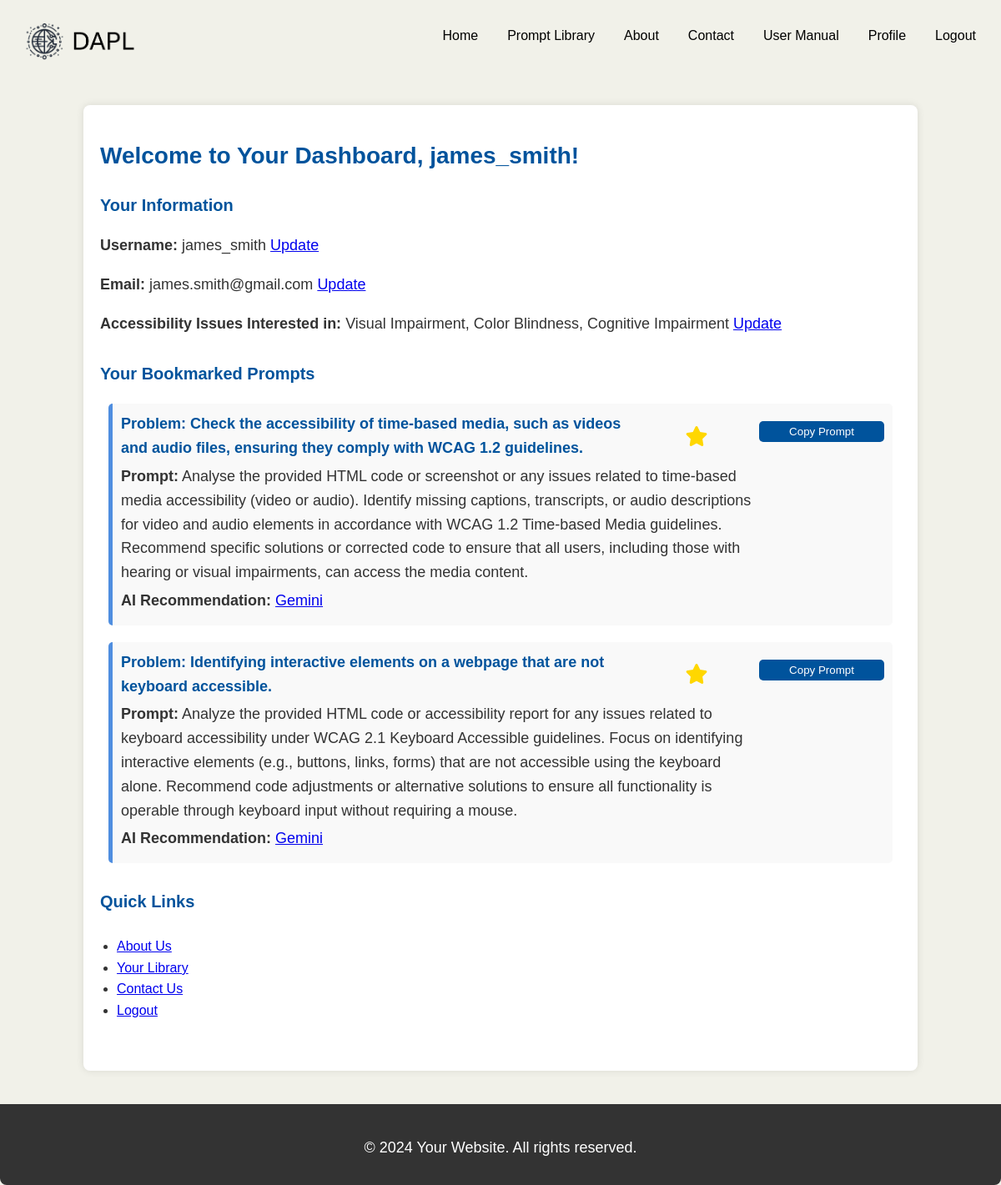
The app's page /dashboard.php (signed in) with its own data.
### tables this page shows
CREATE TABLE `users` (
  `user_id` int(11) NOT NULL,
  `username` varchar(50) NOT NULL,
  `email` varchar(100) NOT NULL,
  `password` varchar(255) NOT NULL,
  `date_created` timestamp NOT NULL DEFAULT current_timestamp(),
  `role` enum('general_user','admin','developer') DEFAULT NULL
);

CREATE TABLE `bookmarks` (
  `id` int(11) NOT NULL,
  `user_id` int(11) NOT NULL,
  `prompt_id` int(11) NOT NULL
);

CREATE TABLE `prompts` (
  `id` int(11) NOT NULL,
  `problem` varchar(255) DEFAULT NULL,
  `prompt_text` text NOT NULL,
  `ai_recommendation` varchar(255) DEFAULT NULL,
  `guideline` varchar(10) DEFAULT NULL,
  `ai_link` varchar(255) DEFAULT NULL,
  `ai_description` text DEFAULT NULL
);

### dashboard.php (the view, shortened to what this page needs)
<?php
include('config.php');
$user_id = $_SESSION['user_id'];
$stmt = $conn->prepare("SELECT username, email, role FROM users WHERE user_id = ?");
$stmt->bind_param("i", $user_id);
$stmt->execute();
$stmt->bind_result($username, $email, $role);
$issues_stmt = $conn->prepare("
    SELECT ai.issue_name
    FROM accessibility_issues ai
    JOIN user_accessibility ua ON ai.issue_id = ua.issue_id
    WHERE ua.user_id = ?
");
$issues_stmt->bind_param("i", $user_id);
$issues_stmt->execute();
$issues_result = $issues_stmt->get_result();
$issues = [];
while ($row = $issues_result->fetch_assoc()) {
    $issues[] = $row['issue_name'];
}
$bookmarks_stmt = $conn->prepare("
    SELECT p.id, p.problem, p.prompt_text, p.ai_recommendation, p.ai_link, b.id as bookmark_id
    FROM prompts p
    JOIN bookmarks b ON p.id = b.prompt_id
    WHERE b.user_id = ?
");
$bookmarks_stmt->bind_param("i", $user_id);
$bookmarks_stmt->execute();
$bookmarks_result = $bookmarks_stmt->get_result();
$bookmarked_prompts = [];
while ($row = $bookmarks_result->fetch_assoc()) {
    $bookmarked_prompts[] = $row;
}
?>
<!DOCTYPE html>
<html lang="en">
<head>
    <link rel="stylesheet" href="styles.css">
    <link rel="stylesheet" href="https://cdnjs.cloudflare.com/ajax/libs/font-awesome/6.0.0-beta3/css/all.min.css">
</head>
<body>
<?php include('header.php'); ?>
<div class="container">
    <h1>Welcome to Your Dashboard, <?php echo htmlspecialchars($username); ?>!</h1>
    <div class="user-info">
        <h2>Your Information</h2>
        <p><strong>Username:</strong> <?php echo htmlspecialchars($username); ?>
            <a href="editprofile.php?type=username" class="edit-button">Update</a></p>
        <p><strong>Email:</strong> <?php echo htmlspecialchars($email); ?>
            <a href="editprofile.php?type=email" class="edit-button">Update</a></p>
        <p><strong>Accessibility Issues Interested in:</strong> <?php echo implode(', ', array_map('htmlspecialchars', $issues)); ?>
            <a href="editprofile.php?type=issues" class="edit-button">Update</a></p>
    </div>
    <div class="bookmarked-prompts">
        <h2>Your Bookmarked Prompts</h2>
        <?php if (!empty($bookmarked_prompts)): ?>
            <ul class="prompt-list">
                <?php foreach ($bookmarked_prompts as $prompt): ?>
                <li class="prompt-item">
                    <div>
                        <h3>Problem: <?= htmlspecialchars($prompt['problem']) ?>
                            <form method="POST" id="bookmarkForm<?= $prompt['id'] ?>" action="dashboard.php" style="display:inline;">
                                <button type="button" class="bookmark-btn" onclick="confirmToggleBookmark('bookmarkForm<?= $prompt['id'] ?>')">
                                    <i class="fas fa-star <?= $prompt['bookmark_id'] ? 'bookmarked' : '' ?>"></i>
                                </button>
                            </form>
                        </h3>
                        <p id="prompt<?= $prompt['id'] ?>" data-prompt="<?= htmlspecialchars($prompt['prompt_text']) ?>">
                            <strong>Prompt:</strong> <?= htmlspecialchars($prompt['prompt_text']) ?>
                        </p>
                        <p>
                            <strong>AI Recommendation:</strong>
                            <a href="javascript:void(0);" onclick="copyPromptOnClick('prompt<?= $prompt['id'] ?>', '<?= htmlspecialchars($prompt['ai_link']) ?>')">
                                <?= htmlspecialchars($prompt['ai_recommendation']) ?>
                            </a>
                        </p>
                    </div>
                    <div class="prompt-actions">
                        <button onclick="copyPrompt('prompt<?= $prompt['id'] ?>')">Copy Prompt</button>
                    </div>
                </li>
                <?php endforeach; ?>
            </ul>
        <?php else: ?>
            <p>You have no bookmarked prompts yet.</p>
        <?php endif; ?>
    </div>
    <div class="links">
        <h2>Quick Links</h2>
        <ul>
            <li><a href="about.php">About Us</a></li>
            <li><a href="library.php">Your Library</a></li>
            <li><a href="contact.php">Contact Us</a></li>
            <li><a href="logout.php" onclick="return confirmLogout();">Logout</a></li>
        </ul>
    </div>
</div>
<footer>
    <p>&copy; 2024 Your Website. All rights reserved.</p>
</footer>
</body>
</html>

### styles.css (style rules this page uses)
body { font-family: Arial, sans-serif; background-color: #F1F1E9; color: #333; margin: 0; padding: 0; line-height: 1.6; }
.container { width: 80%; margin: auto; padding: 20px; background-color: white; border-radius: 8px; box-shadow: 0 0 10px rgba(0, 0, 0, 0.1); }
h1 { color: #413932; }
h2, h3, h4 { color: #00539CFF; margin-bottom: 15px; }
.prompt-list { list-style-type: none; padding: 0; }
.prompt-item { background-color: #ffffff; margin: 20px 0; padding: 20px; border-radius: 8px; border-left: 5px solid rgb(79, 142, 224); }
footer { background-color: #333; color: white; text-align: center; padding: 20px 0; margin-top: 40px; border-radius: 0 0 8px 8px; }
.container { max-width: 6000px; margin: 0 auto; padding: 20px; background-color: #ffffff; border-radius: 10px; box-shadow: 0 4px 8px rgba(0, 0, 0, 0.1); }
form { display: flex; flex-direction: column; }
button { padding: 10px 15px; background-color: #00539CFF; color: white; border: none; border-radius: 5px; cursor: pointer; }
h2 { font-size: 24px; color: #00539CFF; font-family: Arial, sans-serif; margin-bottom: 15px; }

### dashboard.php (style rules this page uses)
.container { width: 80%; margin: 30px auto; padding: 20px; background-color: white; border-radius: 8px; box-shadow: 0 0 10px rgba(0, 0, 0, 0.1); }
h1 { font-size: 28px; color: #00539CFF; margin-bottom: 20px; text-align: left; }
.user-info, .bookmarked-prompts, .links { margin-bottom: 30px; }
h2 { color: #00539CFF; margin-bottom: 15px; font-size: 20px; }
p { font-size: 18px; margin-bottom: 10px; }
.prompt-list { list-style-type: none; padding: 0; }
.prompt-item { background-color: #f9f9f9; margin-bottom: 10px; padding: 10px; border-radius: 5px; display: flex; justify-content: space-between; align-items: flex-start; }
.prompt-item h3 { margin: 0; font-size: 18px; display: flex; align-items: center; }
.prompt-item h3 .bookmark-btn { margin-left: 10px; background: none; border: none; cursor: pointer; }
.prompt-item h3 .bookmark-btn i { font-size: 24px; color: #ccc; }
.prompt-item h3 .bookmark-btn i.bookmarked { color: gold; }
.prompt-item p { margin: 5px 0; }
.prompt-actions { margin-top: 10px; }
.prompt-item button { padding: 5px 15px; background-color: #00539CFF; color: white; border: none; border-radius: 5px; cursor: pointer; width: 150px; }
ul { margin: 10px; padding: 10px; }

### records on screen
users: username "james_smith", email "james.smith@gmail.com"
bookmarks: prompt.problem "Check the accessibility of time-based media, such as videos and audio files, ensuring they comply with WCAG 1.2 guidelines.", prompt.prompt_text "Analyse the provided HTML code or screenshot or any issues related to time-based media accessibility (video or audio). Identify missing captions, transcripts, or audio descriptions for video and audio elements in accordance with WCAG 1.2 Time-based Media guidelines. Recommend specific solutions or corrected code to ensure that all users, including those with hearing or visual impairments, can access the media content.", prompt.ai_recommendation "Gemini"
bookmarks: prompt.problem "Identifying interactive elements on a webpage that are not keyboard accessible.", prompt.prompt_text "Analyze the provided HTML code or accessibility report for any issues related to keyboard accessibility under WCAG 2.1 Keyboard Accessible guidelines. Focus on identifying interactive elements (e.g., buttons, links, forms) that are not accessible using the keyboard alone. Recommend code adjustments or alternative solutions to ensure all functionality is operable through keyboard input without requiring a mouse.", prompt.ai_recommendation "Gemini"

### other values on screen
implode(', ', array_map('htmlspecialchars', $issues)) "Visual Impairment, Color Blindness, Cognitive Impairment"
